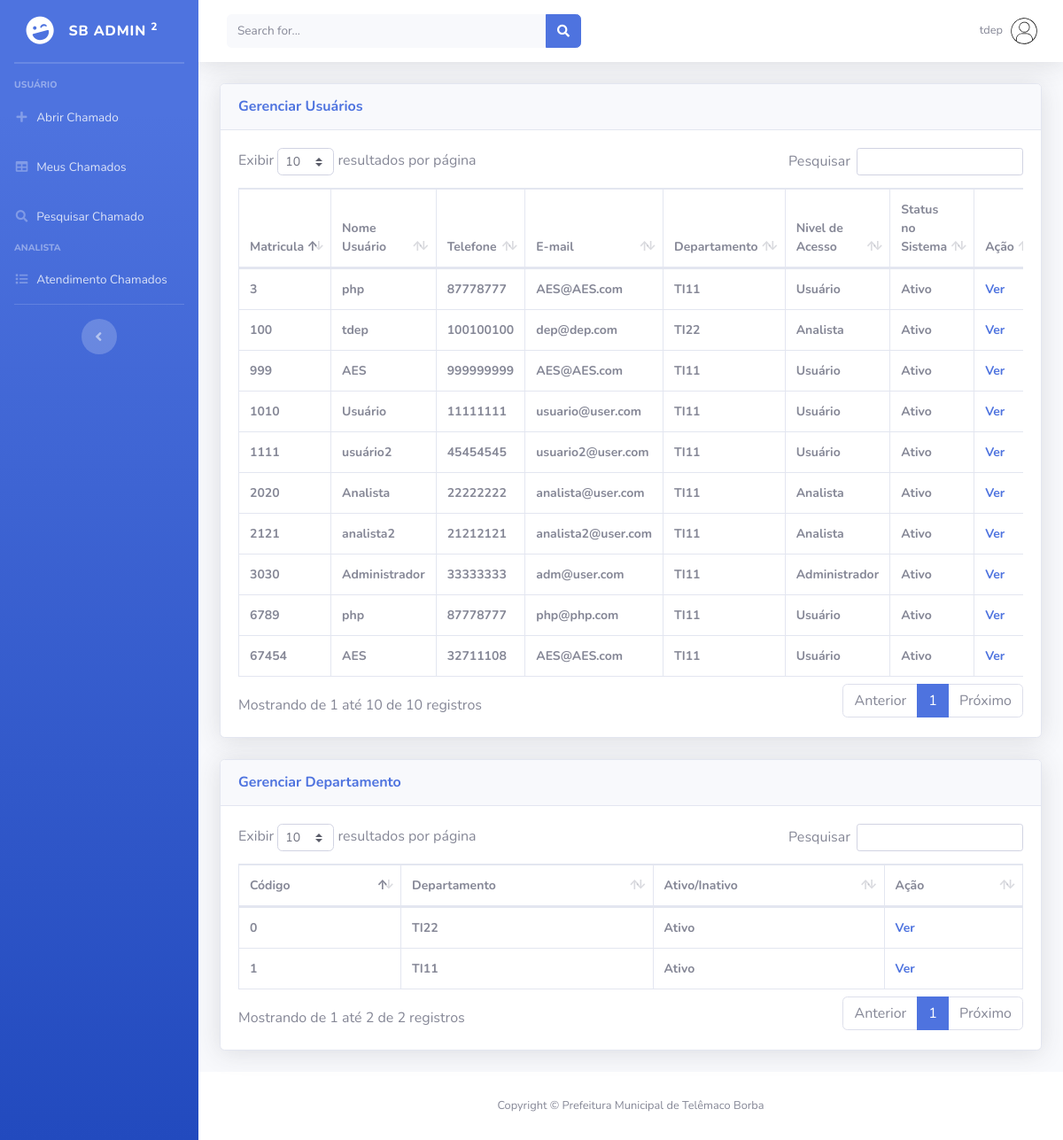
/Frontend/gerenciarUsuarios.php (signed in), run on the app's committed database.
### tables this page shows
CREATE TABLE IF NOT EXISTS `usuarios` (
  `matricula` int NOT NULL,
  `nome` varchar(45) NOT NULL,
  `telefone` varchar(45) NOT NULL,
  `email` varchar(45) NOT NULL,
  `departamento` varchar(45) NOT NULL,
  `senha` varchar(255) NOT NULL,
  `nivel` int NOT NULL,
  `ativo` int NOT NULL,
  PRIMARY KEY (`matricula`),
  KEY `fk_cod_departamento` (`departamento`)
);

CREATE TABLE IF NOT EXISTS `departamento` (
  `cod_departamento` int NOT NULL AUTO_INCREMENT,
  `nome_departamento` varchar(45) NOT NULL,
  `ativo` int NOT NULL,
  PRIMARY KEY (`cod_departamento`)
);

### Frontend/gerenciarUsuarios.php (the view, shortened to what this page needs)
<!DOCTYPE html>
<html lang="pt-br">
<head>
    <link href="vendor/fontawesome-free/css/all.min.css" rel="stylesheet" type="text/css">
    <link href="css/sb-admin-2.min.css" rel="stylesheet">
    <link href="vendor/datatables/dataTables.bootstrap4.min.css" rel="stylesheet">
</head>
<body id="page-top">
    <div id="wrapper">
        <?php include 'navbar.php'; ?>
        <div id="content-wrapper" class="d-flex flex-column">
            <div id="content">
                <?php include 'topbar.php'; ?>
                <div class="container-fluid">
                    <div class="card shadow mb-4">
                        <div class="card-header py-3">
                            <h6 class="m-0 font-weight-bold text-primary">Gerenciar Usuários</h6>
                        </div>
                        <div class="card-body">
                            <div class="table-responsive">
                                <table class="table table-bordered" id="dataTableUsuario" width="100%" cellspacing="0" style="font-size: 14px;">
                                    <thead>
                                        <tr>
                                            <th>Matricula</th>
                                            <th>Nome Usuário</th>
                                            <th>Telefone</th>
                                            <th>E-mail</th>
                                            <th>Departamento</th>
                                            <th>Nivel de Acesso</th>
                                            <th>Status no Sistema</th>
                                            <th>Ação</th>
                                        </tr>
                                    </thead>
                    <?php
                        include '../Backend/conexao.php';
                        $query = $conn->query("SELECT * FROM usuarios INNER JOIN departamento ON departamento.cod_departamento = usuarios.departamento");
                    echo "<tbody>";
                        foreach($query->fetchAll(PDO::FETCH_ASSOC) as $dados) {
                            echo "<tr>";
                            echo "<th>".$dados['matricula']."</th>";
                            echo "<th>".$dados['nome']."</th>";
                            echo "<th>".$dados['telefone']."</th>";
                            echo "<th>".$dados['email']."</th>";
                            echo "<th>".$dados['nome_departamento']."</th>";
                            if($dados['nivel'] == 0) {echo "<th>Usuário</th>";} else if($dados['nivel'] == 1) {echo "<th>Analista</th>";} else {echo "<th>Administrador</th>";}
                            if($dados['ativo'] == 1) {echo "<th>Ativo</th>";} else {echo "<th>Inativo</th>";}
                            echo "<th><a href=verUsuario.php?matricula_up=".$dados['matricula'].">Ver</a></th>";
                            echo "</tr>";
                        }
                    ?>
                    </tbody>
                                </table>
                            </div>
                        </div>
                    </div>
                </div>
                <div class="container-fluid">
                    <div class="card shadow mb-4">
                        <div class="card-header py-3">
                            <h6 class="m-0 font-weight-bold text-primary">Gerenciar Departamento</h6>
                        </div>
                        <div class="card-body">
                            <div class="table-responsive">
                                <table class="table table-bordered" id="dataTableDepartamento" width="100%" cellspacing="0" style="font-size: 14px;">
                                    <thead>
                                        <tr>
                                            <th>Código</th>
                                            <th>Departamento</th>
                                            <th>Ativo/Inativo</th>
                                            <th>Ação</th>
                                        </tr>
                                    </thead>
                    <?php
                        include '../Backend/conexao.php';
                        $query = $conn->query("SELECT * FROM departamento");
                    echo "<tbody>";
                        foreach($query->fetchAll(PDO::FETCH_ASSOC) as $dados) {
                            echo "<tr>";
                                echo "<th>".$dados['cod_departamento']."</th>";
                                echo "<th>".$dados['nome_departamento']."</th>";
                                if($dados['ativo'] == 1) {echo "<th>Ativo</th>";} else {echo "<th>Inativo</th>";}
                                echo "<th><a href=verDepartamento.php?departamento_up=".$dados['cod_departamento'].">Ver</a></th>";
                            echo "</tr>";
                        }
                    ?>
                    </tbody>
                                </table>
                            </div>
                        </div>
                    </div>
                </div>
            </div>
            <footer class="sticky-footer bg-white">
                <div class="container my-auto">
                    <div class="copyright text-center my-auto">
                        <span>Copyright &copy; Prefeitura Municipal de Telêmaco Borba</span>
                    </div>
                </div>
            </footer>
        </div>
    </div>
</body>
</html>

### data on the page
usuarios: matricula "3", nome "php", telefone "87778777", email "AES@AES.com", departamento.nome_departamento "TI11", nivel "Usuário"
usuarios: matricula "100", nome "tdep", telefone "100100100", email "dep@dep.com", departamento.nome_departamento "TI22", nivel "Analista"
usuarios: matricula "999", nome "AES", telefone "999999999", email "AES@AES.com", departamento.nome_departamento "TI11", nivel "Usuário"
usuarios: matricula "1010", nome "Usuário", telefone "11111111", email "usuario@user.com", departamento.nome_departamento "TI11", nivel "Usuário"
usuarios: matricula "1111", nome "usuário2", telefone "45454545", email "usuario2@user.com", departamento.nome_departamento "TI11", nivel "Usuário"
usuarios: matricula "2020", nome "Analista", telefone "22222222", email "analista@user.com", departamento.nome_departamento "TI11", nivel "Analista"
usuarios: matricula "2121", nome "analista2", telefone "21212121", email "analista2@user.com", departamento.nome_departamento "TI11", nivel "Analista"
usuarios: matricula "3030", nome "Administrador", telefone "33333333", email "adm@user.com", departamento.nome_departamento "TI11", nivel "Administrador"
usuarios: matricula "6789", nome "php", telefone "87778777", email "php@php.com", departamento.nome_departamento "TI11", nivel "Usuário"
usuarios: matricula "67454", nome "AES", telefone "32711108", email "AES@AES.com", departamento.nome_departamento "TI11", nivel "Usuário"
departamento: cod_departamento "0", nome_departamento "TI22", ativo "Ativo"
departamento: cod_departamento "1", nome_departamento "TI11", ativo "Ativo"

### other printed values
$nome_usuario "tdep"
